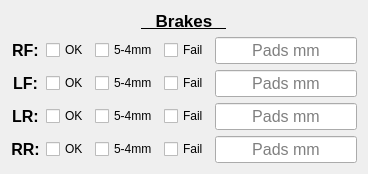
        <widget class="QFrame" name="brakes_frame">
         <property name="frameShape">
          <enum>QFrame::NoFrame</enum>
         </property>
         <property name="frameShadow">
          <enum>QFrame::Raised</enum>
         </property>
         <layout class="QGridLayout" name="gridLayout_4">
          <item row="0" column="0">
           <widget class="QLabel" name="brakes_label">
            <property name="font">
             <font>
              <pointsize>13</pointsize>
              <bold>true</bold>
              <underline>true</underline>
             </font>
            </property>
            <property name="text">
             <string>   Brakes   </string>
            </property>
            <property name="alignment">
             <set>Qt::AlignCenter</set>
            </property>
           </widget>
          </item>
          <item row="1" column="0">
           <layout class="QHBoxLayout" name="horizontalLayout_11">
            <item>
             <widget class="QLabel" name="rf_brake_label">
              <property name="font">
               <font>
                <pointsize>12</pointsize>
                <bold>true</bold>
               </font>
              </property>
              <property name="text">
               <string>RF:</string>
              </property>
              <property name="alignment">
               <set>Qt::AlignCenter</set>
              </property>
             </widget>
            </item>
            <item>
             <widget class="QCheckBox" name="rf_brake_ok">
              <property name="text">
               <string>OK</string>
              </property>
              <attribute name="buttonGroup">
               <string notr="true">buttonGroup_8</string>
              </attribute>
             </widget>
            </item>
            <item>
             <widget class="QCheckBox" name="rf_brake_attention">
              <property name="text">
               <string>5-4mm</string>
              </property>
              <attribute name="buttonGroup">
               <string notr="true">buttonGroup_8</string>
              </attribute>
             </widget>
            </item>
            <item>
             <widget class="QCheckBox" name="rf_brake_fail">
              <property name="text">
               <string>Fail</string>
              </property>
              <attribute name="buttonGroup">
               <string notr="true">buttonGroup_8</string>
              </attribute>
             </widget>
            </item>
            <item>
             <widget class="QLineEdit" name="rf_brake_line">
              <property name="sizePolicy">
               <sizepolicy hsizetype="Minimum" vsizetype="Fixed">
                <horstretch>0</horstretch>
                <verstretch>0</verstretch>
               </sizepolicy>
              </property>
              <property name="font">
               <font>
                <pointsize>12</pointsize>
               </font>
              </property>
              <property name="alignment">
               <set>Qt::AlignCenter</set>
              </property>
              <property name="placeholderText">
               <string>Pads mm</string>
              </property>
             </widget>
            </item>
           </layout>
          </item>
          <item row="2" column="0">
           <layout class="QHBoxLayout" name="horizontalLayout_12">
            <item>
             <widget class="QLabel" name="lf_brake_label">
              <property name="font">
               <font>
                <pointsize>12</pointsize>
                <bold>true</bold>
               </font>
              </property>
              <property name="text">
               <string>LF:</string>
              </property>
              <property name="alignment">
               <set>Qt::AlignCenter</set>
              </property>
             </widget>
            </item>
            <item>
             <widget class="QCheckBox" name="lf_brake_ok">
              <property name="text">
               <string>OK</string>
              </property>
              <attribute name="buttonGroup">
               <string notr="true">buttonGroup_9</string>
              </attribute>
             </widget>
            </item>
            <item>
             <widget class="QCheckBox" name="lf_brake_attention">
              <property name="text">
               <string>5-4mm</string>
              </property>
              <attribute name="buttonGroup">
               <string notr="true">buttonGroup_9</string>
              </attribute>
             </widget>
            </item>
            <item>
             <widget class="QCheckBox" name="lf_brake_fail">
              <property name="text">
               <string>Fail</string>
              </property>
              <attribute name="buttonGroup">
               <string notr="true">buttonGroup_9</string>
              </attribute>
             </widget>
            </item>
            <item>
             <widget class="QLineEdit" name="lf_brake_line">
              <property name="sizePolicy">
               <sizepolicy hsizetype="Minimum" vsizetype="Fixed">
                <horstretch>0</horstretch>
                <verstretch>0</verstretch>
               </sizepolicy>
              </property>
              <property name="font">
               <font>
                <pointsize>12</pointsize>
               </font>
              </property>
              <property name="alignment">
               <set>Qt::AlignCenter</set>
              </property>
              <property name="placeholderText">
               <string>Pads mm</string>
              </property>
             </widget>
            </item>
           </layout>
          </item>
          <item row="3" column="0">
           <layout class="QHBoxLayout" name="horizontalLayout_13">
            <item>
             <widget class="QLabel" name="lr_brake_label">
              <property name="font">
               <font>
                <pointsize>12</pointsize>
                <bold>true</bold>
               </font>
              </property>
              <property name="text">
               <string>LR:</string>
              </property>
              <property name="alignment">
               <set>Qt::AlignCenter</set>
              </property>
             </widget>
            </item>
            <item>
             <widget class="QCheckBox" name="lr_brake_ok">
              <property name="text">
               <string>OK</string>
              </property>
              <attribute name="buttonGroup">
               <string notr="true">buttonGroup_10</string>
              </attribute>
             </widget>
            </item>
            <item>
             <widget class="QCheckBox" name="lr_brake_attention">
              <property name="text">
               <string>5-4mm</string>
              </property>
              <attribute name="buttonGroup">
               <string notr="true">buttonGroup_10</string>
              </attribute>
             </widget>
            </item>
            <item>
             <widget class="QCheckBox" name="lr_brake_fail">
              <property name="text">
               <string>Fail</string>
              </property>
              <attribute name="buttonGroup">
               <string notr="true">buttonGroup_10</string>
              </attribute>
             </widget>
            </item>
            <item>
             <widget class="QLineEdit" name="lr_brake_line">
              <property name="sizePolicy">
               <sizepolicy hsizetype="Minimum" vsizetype="Fixed">
                <horstretch>0</horstretch>
                <verstretch>0</verstretch>
               </sizepolicy>
              </property>
              <property name="font">
               <font>
                <pointsize>12</pointsize>
               </font>
              </property>
              <property name="alignment">
               <set>Qt::AlignCenter</set>
              </property>
              <property name="placeholderText">
               <string>Pads mm</string>
              </property>
             </widget>
            </item>
           </layout>
          </item>
          <item row="4" column="0">
           <layout class="QHBoxLayout" name="horizontalLayout_14">
            <item>
             <widget class="QLabel" name="rr_brake_label">
              <property name="font">
               <font>
                <pointsize>12</pointsize>
                <bold>true</bold>
               </font>
              </property>
              <property name="text">
               <string>RR:</string>
              </property>
              <property name="alignment">
               <set>Qt::AlignCenter</set>
              </property>
             </widget>
            </item>
            <item>
             <widget class="QCheckBox" name="rr_brake_ok">
              <property name="text">
               <string>OK</string>
              </property>
              <attribute name="buttonGroup">
               <string notr="true">buttonGroup_11</string>
              </attribute>
             </widget>
            </item>
            <item>
             <widget class="QCheckBox" name="rr_brake_attention">
              <property name="text">
               <string>5-4mm</string>
              </property>
              <attribute name="buttonGroup">
               <string notr="true">buttonGroup_11</string>
              </attribute>
             </widget>
            </item>
            <item>
             <widget class="QCheckBox" name="rr_brake_fail">
              <property name="text">
               <string>Fail</string>
              </property>
              <attribute name="buttonGroup">
               <string notr="true">buttonGroup_11</string>
              </attribute>
             </widget>
            </item>
            <item>
             <widget class="QLineEdit" name="rr_brake_line">
              <property name="sizePolicy">
               <sizepolicy hsizetype="Minimum" vsizetype="Fixed">
                <horstretch>0</horstretch>
                <verstretch>0</verstretch>
               </sizepolicy>
              </property>
              <property name="font">
               <font>
                <pointsize>12</pointsize>
               </font>
              </property>
              <property name="alignment">
               <set>Qt::AlignCenter</set>
              </property>
              <property name="placeholderText">
               <string>Pads mm</string>
              </property>
             </widget>
            </item>
           </layout>
          </item>
         </layout>
        </widget>
